Frame 1 (no input): blank canvas, image omitted
Frame 60 (no input): blank canvas, image omitted
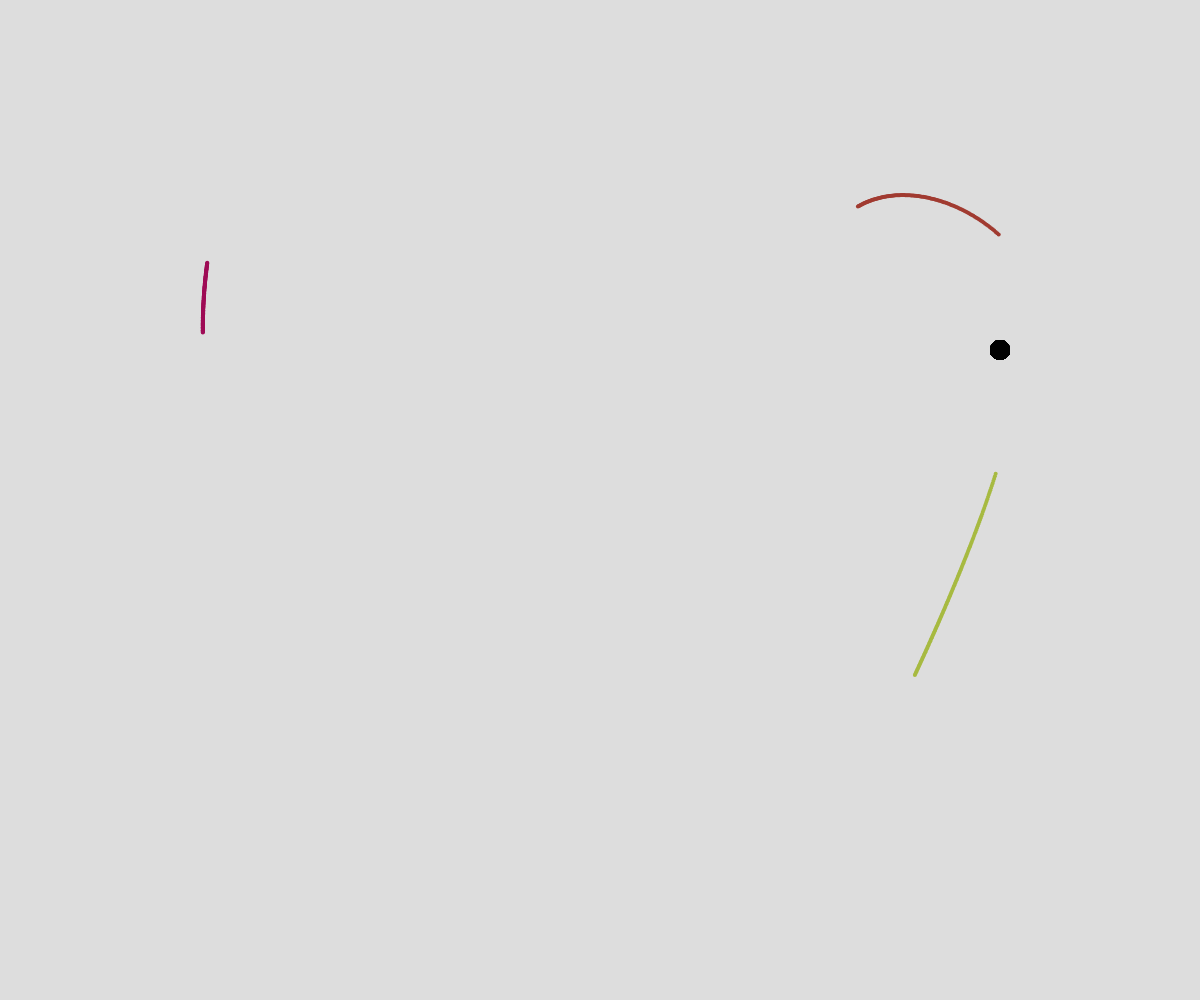
Frame 120 (the mouse pressed at the canvas centre since frame 60)

The p5.js sketch whose frames 1 and 60 were blank and that drew this single picture after the mouse press (run headless with seeded random() and noise() and a simulated clock; from frame 60 on, the mouse is pressed at the canvas centre):

// p5.js sketch
// ── sketch.js
// Gravity parameters
const G = 15
const blackHoles = []
const particles = []

const numberOfParticles = 3

function setup () {
  createCanvas(windowWidth, windowHeight)
  background('#ddd')
  blackHoles.push(new BlackHole(1000, 350, 20))
  for (let i = 0; i < numberOfParticles; i++) {
    particles.push(new Particle(random(windowWidth), random(windowHeight), 4))
  }
}

function draw () {
  // Uncomment `clear()` below to remove trailing for each particle
  // clear()
  blackHoles.forEach(blackHole => {
    blackHole.show()
    particles.forEach(particle => {
      blackHole.attract(particle)
    })
  })


  particles.forEach(pt => {
    pt.update()
    pt.show()
  })

}

// ── BlackHole.js
class BlackHole {
  constructor (x, y, mass) {
    this.position = new p5.Vector(x, y)
    this.mass = mass
  }

  attract (particle) {
    const force = p5.Vector.sub(this.position, particle.position)
    const realDistance = force.mag()
    const d = realDistance // constrain(realDistance, 3, 40)
    const forceDirection = force.normalize()
    const forceIntensity = (G * this.mass * particle.mass) / (d * d)
    const forceVector = forceDirection.mult(forceIntensity)
    particle.applyGravity(forceVector)
  }

  checkCollision (particle) {
    const distance = particle.position.dist(this.position)
    if (distance <= this.mass) {
      console.log(`collided!`)
    }
  }

  show () {
    stroke(0)
    strokeWeight(0)
    strokeWeight(this.mass)
    point(this.position)
  }
}

// ── Particle.js
class Particle {
  constructor (x, y, mass, iniAccel, color) {
    this.position = new p5.Vector(x, y)
    this.acceleration = iniAccel || new p5.Vector(random(-1.5, 1.5), random(-1.5, 1.5))
    this.mass = mass
    this.velocity = new p5.Vector(12, 12)
    this.color = color || {
      r: random(200),
      g: random(200),
      b: random(200)
    }
  }
  
  applyGravity (gravity) {
    const force = gravity.div(this.mass / 1.5)
    this.acceleration = this.acceleration.add(force)
  }

  update () {
    this.velocity = this.velocity.add(this.acceleration)
    this.position = this.position.add(this.acceleration)
  }

  show () {
    const { r, g, b } = this.color
    stroke(r, g, b)
    strokeWeight(this.mass)
    point(this.position)
  }
}
